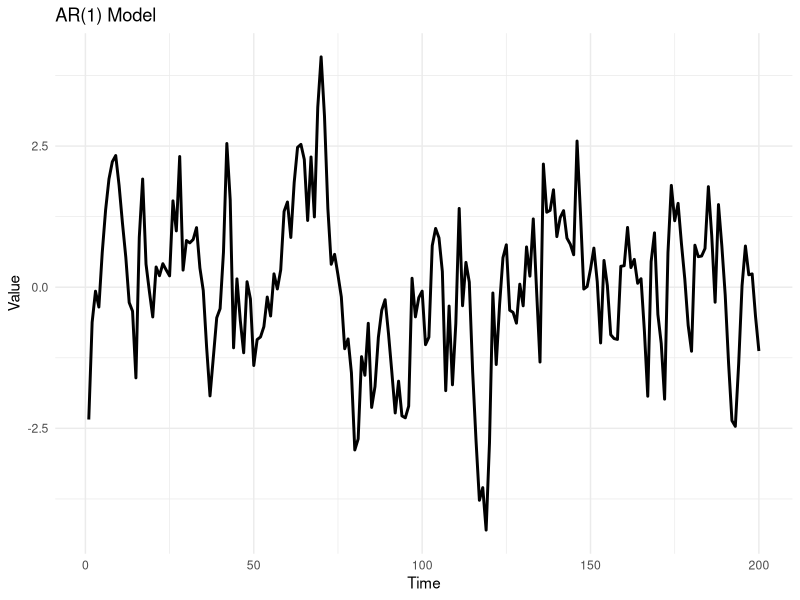
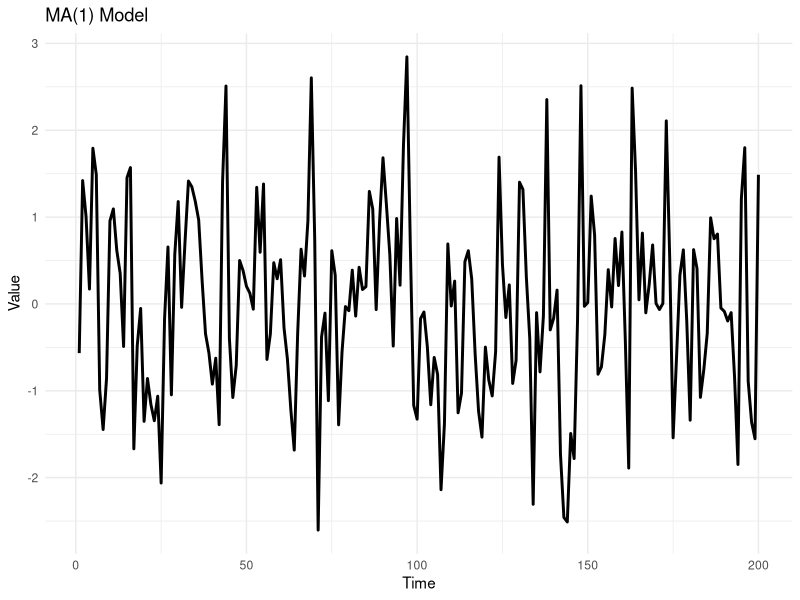
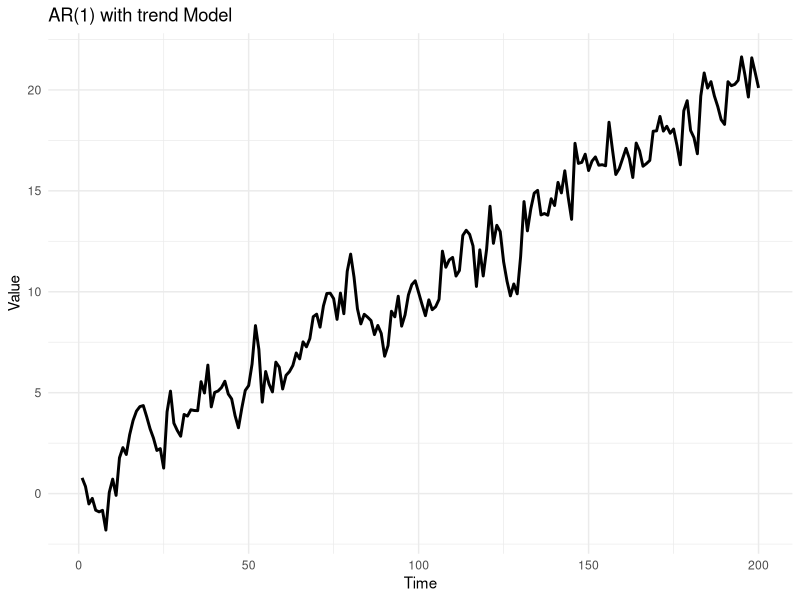
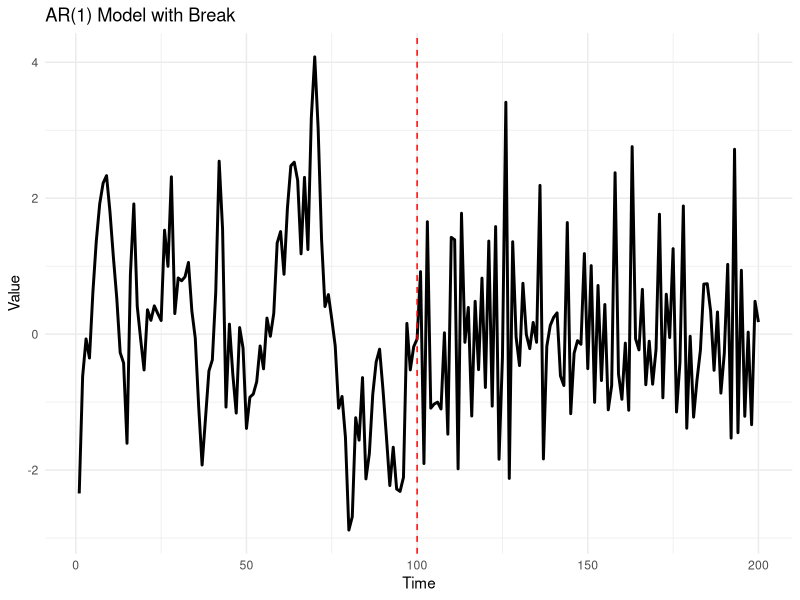
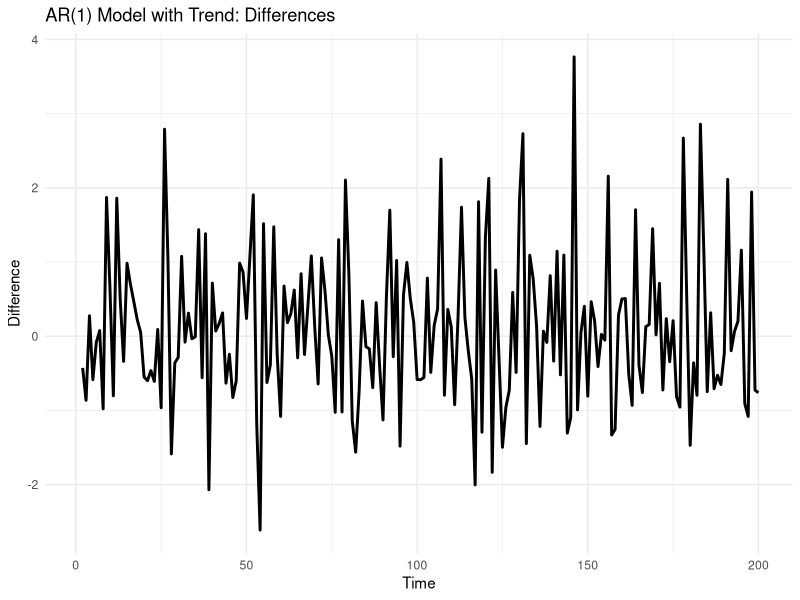
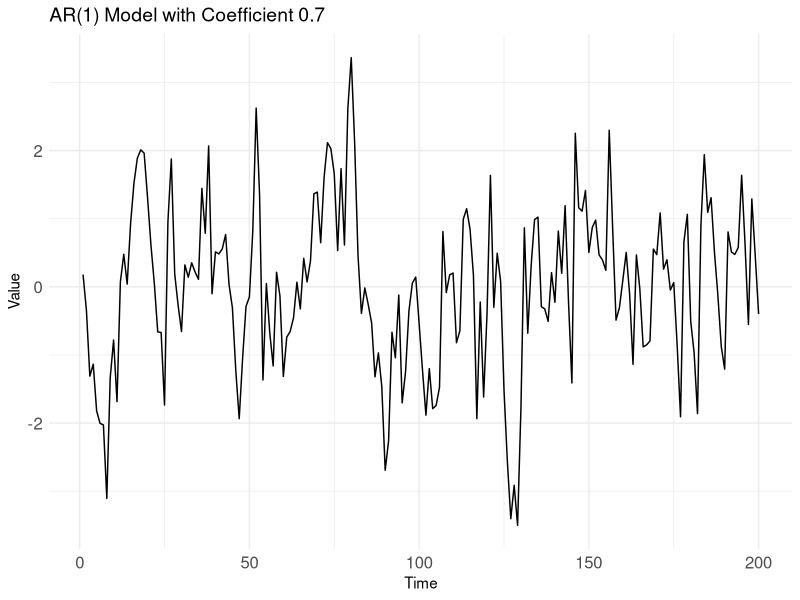
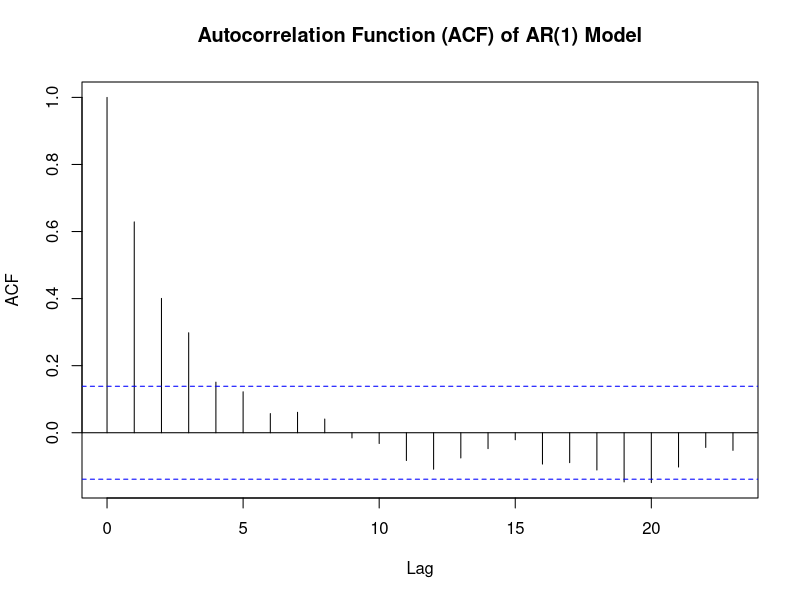
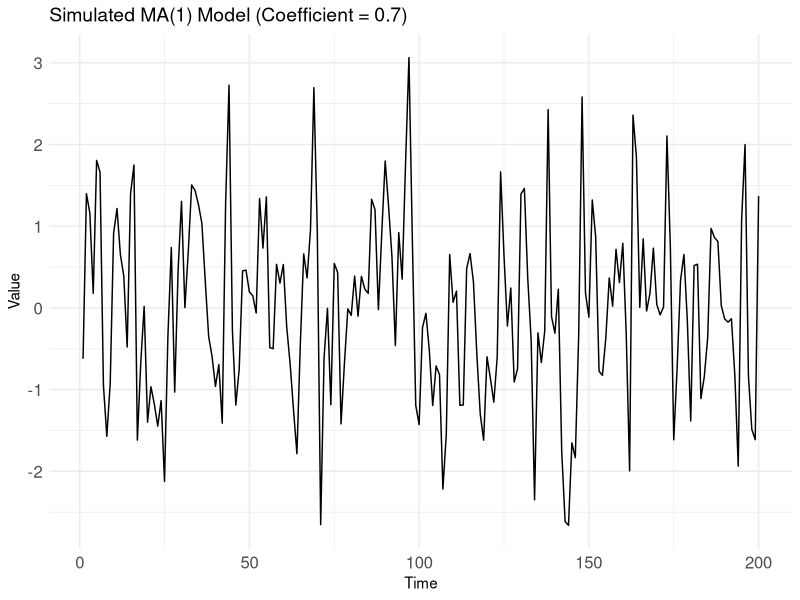

Source code (R) for these figures, in order:
## ---- chunk 1
#| warning: false
#| message: false
# Load necessary library (if not already loaded)
library(tidyverse)
library(forecast) # for time series models and auto.arima
library(stats)
library(ggplot2)
# Set the parameters
phi <- 0.8  # Autoregressive coefficient
n <- 200    # Number of time points

# Simulate data from the AR(1) model
set.seed(123)  # For reproducibility
ar1_data <- arima.sim(model = list(ar = phi), n = n)
# Create a data frame with time series data
time_series_data <- data.frame(Time = 1:n, Value = ar1_data)

# Create a ggplot2 line plot
ggplot(time_series_data, aes(x = Time, y = Value)) +
  geom_line(linewidth=1) +labs(title = "AR(1) Model ", x = "Time", y = "Value") +
  theme_minimal()
## ---- chunk 2


# Set the parameters
mu <- 0       # Mean of the series
theta <- 0.6  # Moving average coefficient
n <- 200      # Number of time points

# Simulate data from the MA(1) model
set.seed(123)  # For reproducibility
ma1_data <- arima.sim(model = list(ma = theta), n = n, mean = mu)

# Create a data frame with time series data
time_series_data <- data.frame(Time = 1:n, Value = ma1_data)

# Create a ggplot2 line plot
ggplot(time_series_data, aes(x = Time, y = Value)) +
  geom_line(linewidth=1) +labs(title = "MA(1) Model ", x = "Time", y = "Value") +
  theme_minimal()

## ---- chunk 3

# Set the parameters
alpha <- 0.5  # Intercept or constant term
beta <- 0.1   # Slope of the trend
phi <- 0.7    # Autoregressive coefficient
n <- 200      # Number of time points

# Create a time sequence
time <- 1:n

# Simulate data from the AR(1) model with a trend
set.seed(123)  # For reproducibility
ar1_with_trend_data <- alpha + beta * time + arima.sim(model = list(ar = phi), n = n)
# Create a data frame with time series data
time_series_data <- data.frame(Time = 1:n, Value = ar1_with_trend_data)

# Create a ggplot2 line plot
ggplot(time_series_data, aes(x = Time, y = Value)) +
  geom_line(linewidth=1) +labs(title = "AR(1) with trend Model ", x = "Time", y = "Value") +
  theme_minimal()
## ---- chunk 4
# Load necessary libraries (if not already loaded)
library(ggplot2)

# Set a random seed for reproducibility
set.seed(123)

# Length of the time series
n <- 200

# Generate a time series with an AR(1) process before the break
ar1_before <- arima.sim(model = list(order = c(1, 0, 0), ar = 0.8), n = n/2)

# Generate a time series with a different AR(1) process after the break
ar1_after <- arima.sim(model = list(order = c(1, 0, 0), ar = -0.5), n = n/2)

# Combine the two time series at the break point
break_point <- n/2
time_series <- c(ar1_before, ar1_after)

# Create a data frame with the time series data
data <- data.frame(Time = 1:n, Value = time_series)

# Create a plot to visualize the time series
ggplot(data, aes(x = Time, y = Value)) +
  geom_line(linewidth=1) +
  geom_vline(xintercept = break_point, linetype = "dashed", color = "red") +
  labs(title = "AR(1) Model with Break", x = "Time", y = "Value") +
  theme_minimal()

## ---- chunk 5
# Load necessary libraries (if not already loaded)
library(ggplot2)

# Set random seed for reproducibility
set.seed(123)

# Define AR(1) model parameters
phi <- 0.7   # Autoregressive coefficient
beta <- 0.1  # Trend coefficient
n <- 200     # Number of time periods

# Simulate AR(1) time series data with a trend
ar1_trend_data <- arima.sim(model = list(order = c(1, 0, 0), ar = phi), n = n) + beta * 1:n

# Calculate the difference of y at each time point
differences <- diff(ar1_trend_data)

# Create a data frame with time series data and differences
time_series_data <- data.frame(Time = 1:n, Value = ar1_trend_data, Difference = c(NA, differences))

# Create a ggplot2 line plot of the differences
ggplot(time_series_data, aes(x = Time, y = Difference)) +
  geom_line(linewidth=1) +
  labs(title = "AR(1) Model with Trend: Differences", x = "Time", y = "Difference") +
  theme_minimal()


## ---- chunk 6


# Set random seed for reproducibility
set.seed(123)

# Simulate an AR(1) time series with a coefficient of 0.7
n <- 200  # Number of time periods
phi <- 0.7  # AR(1) coefficient
ar1_data <- arima.sim(model = list(order = c(1, 0, 0), ar = phi), n = n)

# Create a data frame with the simulated data
time_series_data <- data.frame(Time = 1:n, Value = ar1_data)

# Create a ggplot2 line plot of the simulated AR(1) time series
ggplot(time_series_data, aes(x = Time, y = Value)) +
  geom_line() +
  labs(title = "AR(1) Model with Coefficient 0.7", x = "Time", y = "Value") +
  theme_minimal()+theme(axis.text = element_text(size = 12),  # Adjust font size for axis labels
        plot.title = element_text(size = 14))  # Adjust font size for title

# Plot the ACF of the simulated data
acf(ar1_data, main = "Autocorrelation Function (ACF) of AR(1) Model")+
  theme(axis.text = element_text(size = 12),  # Adjust font size for axis labels
        plot.title = element_text(size = 14))  # Adjust font size for title



## ---- chunk 7

# Set random seed for reproducibility
set.seed(123)

# Simulate MA(1) model with coefficient 0.7
n <- 200  # Number of time periods
ma1_data <- arima.sim(model = list(order = c(0, 0, 1), ma = 0.7), n = n)

# Create a time series object
ma1_ts <- ts(ma1_data)

# Plot the MA(1) time series
ggplot(data.frame(Time = 1:n, Value = ma1_ts), aes(x = Time, y = Value)) +
  geom_line() +
  labs(title = "Simulated MA(1) Model (Coefficient = 0.7)", x = "Time", y = "Value") +
  theme_minimal()+theme(axis.text = element_text(size = 12),  # Adjust font size for axis labels
        plot.title = element_text(size = 14))  # Adjust font size for title

# Plot the ACF of the MA(1) model
acf(ma1_ts, main = "ACF of Simulated MA(1) Model")+theme(axis.text = element_text(size = 12),  # Adjust font size for axis labels
        plot.title = element_text(size = 14))  # Adjust font size for title


## ---- chunk 8
# Set random seed for reproducibility
set.seed(123)

# Simulate AR(3) time series data with coefficients 1.3, -0.6, and 0.1
n <- 200
ar3_data <- arima.sim(model = list(order = c(3, 0, 0), ar = c(1.4, -0.6, 0.1)), n = n)

# Calculate the ACF of the simulated data
acf_values <- acf(ar3_data, plot = FALSE)

# Extract ACF values and lags
acf_data <- data.frame(Lag = acf_values$lag, ACF = acf_values$acf)

# Create and customize the correlogram plot
library(ggplot2)

acf_plot <- ggplot(acf_data, aes(x = Lag, y = ACF)) +
  geom_bar(stat = "identity", fill = "blue", width = 0.5) +
  labs(title = "Correlogram for AR(3) Model",
       x = "Lag", y = "ACF") +
  theme_minimal() +
  theme(axis.text = element_text(size = 12),  # Adjust font size for axis labels
        plot.title = element_text(size = 14))  # Adjust font size for title

# Print the correlogram plot
print(acf_plot)

## ---- chunk 9
# Set random seed for reproducibility
set.seed(123)

# Simulate AR(3) time series data with coefficients 1.3, -0.6, and 0.1
n <- 100
ar3_data <- arima.sim(model = list(order = c(3, 0, 0), ar = c(-0.2, 0.7, 0.3)), n = n)

# Calculate the ACF of the simulated data
acf_values <- acf(ar3_data, plot = FALSE)

# Extract ACF values and lags
acf_data <- data.frame(Lag = acf_values$lag, ACF = acf_values$acf)

# Create and customize the correlogram plot
library(ggplot2)

acf_plot <- ggplot(acf_data, aes(x = Lag, y = ACF)) +
  geom_bar(stat = "identity", fill = "blue", width = 0.5) +
  labs(title = "Correlogram for AR(3) Model",
       x = "Lag", y = "ACF") +
  theme_minimal() +
  theme(axis.text = element_text(size = 12),  # Adjust font size for axis labels
        plot.title = element_text(size = 14))  # Adjust font size for title

# Print the correlogram plot
print(acf_plot)


## ---- chunk 10

# Set random seed for reproducibility
set.seed(123)

# Simulate AR(1) time series data with a coefficient of 0.8
n <- 100
ar1_data <- arima.sim(model = list(order = c(1, 0, 0), ar = 0.8), n = n)

# Calculate the PACF of the simulated data
pacf_values <- pacf(ar1_data, lag.max = 20)

# Extract PACF values
pacf_data <- data.frame(Lag = 1:20, PACF = pacf_values$acf)

# Create a custom plot of the PACF
ggplot(data = pacf_data, aes(x = Lag, y = PACF)) +
  geom_bar(stat = "identity", fill = "blue", width = 0.5) +
  labs(title = "Partial Autocorrelation Function (PACF) of AR(1) with 0.8 coefficient Model",
       x = "Lag", y = "PACF") +
  theme_minimal() +
  theme(axis.text = element_text(size = 12),  # Adjust font size for axis labels
        plot.title = element_text(size = 14))  # Adjust font size for title
## ---- chunk 11

# Set random seed for reproducibility
set.seed(123)

# Simulate AR(1) time series data with a coefficient of 0.8
n <- 100
ar1_data <- arima.sim(model = list(order = c(1, 0, 0), ar = -0.8), n = n)

# Calculate the PACF of the simulated data
pacf_values <- pacf(ar1_data, lag.max = 20)

# Extract PACF values
pacf_data <- data.frame(Lag = 1:20, PACF = pacf_values$acf)

# Create a custom plot of the PACF
ggplot(data = pacf_data, aes(x = Lag, y = PACF)) +
  geom_bar(stat = "identity", fill = "blue", width = 0.5) +
  labs(title = "Partial Autocorrelation Function (PACF) of AR(1) with -0.8 coeficient Model",
       x = "Lag", y = "PACF") +
  theme_minimal() +
  theme(axis.text = element_text(size = 12),  # Adjust font size for axis labels
        plot.title = element_text(size = 14))  # Adjust font size for title
## ---- chunk 12
# Load necessary library (if not already loaded)
library(stats)

# Simulate AR(3) time series data with coefficients 1.4, -0.6, and 0.1
n <- 100
ar3_data <- arima.sim(model = list(order = c(3, 0, 0), ar = c(1.4, -0.6, 0.1)), n = n)

# Calculate the PACF of the simulated data
pacf_values <- pacf(ar3_data, lag.max = 10)


# Plot the PACF
plot(pacf_values, main = "Partial Autocorrelation Function (PACF) of AR(3) Model",
     xlab = "Lag", ylab = "PACF", col = "blue")
## ---- chunk 13
# Load necessary library (if not already loaded)
library(stats)

# Simulate AR(3) time series data with coefficients 1.4, -0.6, and 0.1
n <- 100
ar3_data <- arima.sim(model = list(order = c(3, 0, 0), ar = c(-0.2, 0.7, 0.3)), n = n)

# Calculate the PACF of the simulated data
pacf_values <- pacf(ar3_data, lag.max = 10)


# Plot the PACF
plot(pacf_values, main = "Partial Autocorrelation Function (PACF) of AR(3) Model",
     xlab = "Lag", ylab = "PACF", col = "blue")
## ---- chunk 14
# Load necessary library (if not already loaded)
library(stats)

# Simulate MA(3) time series data with coefficients 0.7, -0.3, and -0.2
n <- 100
ma3_data <- arima.sim(model = list(order = c(0, 0, 3), ma = c(0.7, -0.3, -0.2)), n = n)

# Calculate the ACF and PACF of the simulated data
acf_values <- acf(ma3_data, lag.max = 10, plot = FALSE)
pacf_values <- pacf(ma3_data, lag.max = 10, plot = FALSE)

# Plot the ACF
par(mfrow = c(2, 1))  # Create a 2x1 grid of plots
plot(acf_values, main = "Autocorrelation Function (ACF) of MA(3) Model",
     xlab = "Lag", ylab = "ACF", col = "blue")

# Plot the PACF
plot(pacf_values, main = "Partial Autocorrelation Function (PACF) of MA(3) Model",
     xlab = "Lag", ylab = "PACF", col = "red")

## ---- chunk 15
#| echo: false
#| eval: true
# Set the parameters
mu <- 0       # Mean of the series
theta <- 0.6  # Moving average coefficient
n <- 200      # Number of time points

# Simulate data from the MA(1) model
set.seed(123)  # For reproducibility
ma1_data <- arima.sim(model = list(ma = theta), n = n, mean = mu)

# Create a data frame with time series data
time_series_data <- data.frame(Time = 1:n, Value = ma1_data)

# Create a ggplot2 line plot
ggplot(time_series_data, aes(x = Time, y = Value)) +
  geom_line(linewidth=1) +labs(title = "MA(1) Model ", x = "Time", y = "Value") +
  theme_minimal()

## ---- chunk 16
#| echo: false
#| eval: true
phi <- 0.8  # Autoregressive coefficient
n <- 200    # Number of time points

# Simulate data from the AR(1) model
set.seed(123)  # For reproducibility
ar1_data <- arima.sim(model = list(ar = phi), n = n)
# Create a data frame with time series data
time_series_data <- data.frame(Time = 1:n, Value = ar1_data)
# Create a ggplot2 line plot
ggplot(time_series_data, aes(x = Time, y = Value)) +
  geom_line(linewidth=1) +labs(title = "AR(1) Model ", x = "Time", y = "Value") +
  theme_minimal()
## ---- chunk 17
# Plot the ACF of the simulated data
acf(ar1_data, main = "Autocorrelation Function (ACF) of AR(1) Model")+
  theme(axis.text = element_text(size = 12),  # Adjust font size for axis labels
        plot.title = element_text(size = 14))  # Adjust font size for title

## ---- chunk 18
# Calculate the PACF of the simulated data
pacf_values <- pacf(ar1_data, lag.max = 20)

# Extract PACF values
pacf_data <- data.frame(Lag = 1:20, PACF = pacf_values$acf)

# Create a custom plot of the PACF
ggplot(data = pacf_data, aes(x = Lag, y = PACF)) +
  geom_bar(stat = "identity", fill = "blue", width = 0.5) +
  labs(title = "Partial Autocorrelation Function (PACF) of AR(1) with -0.8 coeficient Model",
       x = "Lag", y = "PACF") +
  theme_minimal() +
  theme(axis.text = element_text(size = 12),  # Adjust font size for axis labels
        plot.title = element_text(size = 14))  # Adjust font size for title
## ---- chunk 19
# Set random seed for reproducibility
set.seed(123)

# Simulate MA(1) model with coefficient 0.7
n <- 200  # Number of time periods
ma1_data <- arima.sim(model = list(order = c(0, 0, 1), ma = 0.7), n = n)

# Create a time series object
ma1_ts <- ts(ma1_data)

# Plot the ACF of the MA(1) model
acf(ma1_ts, main = "ACF of Simulated MA(1) Model")+theme(axis.text = element_text(size = 12),  # Adjust font size for axis labels
        plot.title = element_text(size = 14))  # Adjust font size for title
## ---- chunk 20
# Load the required package
library(stats)

# Generate MA(1) data
set.seed(123)
ma_data <- arima.sim(model = list(ma = 0.7), n = 200)

# Compute PACF for MA(1) model
pacf_values <- pacf(ma_data, lag.max = 10, plot = FALSE)

# Plot PACF
plot(pacf_values, type = "h", main = "PACF of MA(1) Model")

## ---- chunk 21
pe <- read_csv("data/pe.csv")
pe |> glimpse()  #Inspect data
## ---- chunk 22
pe_us <- pe |> select(date,pe_usa)
library(ggthemes)

ggplot(pe_us) + aes(x=date,y=pe_usa) + geom_line()+theme_wsj()
## ---- chunk 23
acf(pe_us$pe_usa)
pacf(pe_us$pe_usa)
## ---- chunk 24
acf(diff(pe_us$pe_usa))
pacf(diff(pe_us$pe_usa))
## ---- chunk 25

auto.arima(pe_us$pe_usa)

## ---- chunk 26
library(forecast)
library(tidyverse)
set.seed(1269)
# Generate a time series object
date <- ts(c(1:100))

# Define the trend component
trend <- 0.45 * (1:length(date))


# Generate random noise
noise <- rnorm(length(date), mean = 0, sd = 1)

yt <- trend+noise


# Add the trend component and random noise to the data


# Create a data frame

df <- data.frame(date=date,yt=yt)


ggplot(df)+aes(x=date,y=yt)+geom_line()



